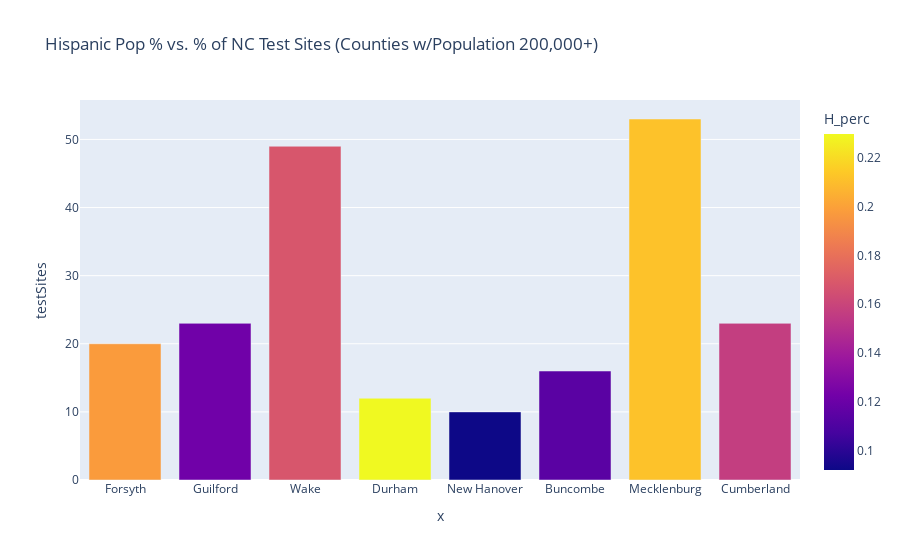

Here is the notebook cell this chart was saved with:
### Code cell
comb_test_hisp["H_perc"] = comb_test_hisp["H_perc"].astype(float)
fig = px.bar(comb_test_hisp[comb_test_hisp.totPop_class=='200000+'], \
             x=comb_test_hisp[comb_test_hisp.totPop_class=='200000+'].index, \
             y='testSites',\
             hover_data=['H_perc', 'testSites'],
            color='H_perc',
            title='Hispanic Pop % vs. % of NC Test Sites (Counties w/Population 200,000+)')
fig.show()

### Figure 1 — Plotly figure (JSON) as saved in the notebook; plotly's stock layout.template omitted (floating-point values rounded to 4 significant figures)
{"data": [{"alignmentgroup": "True", "customdata": [[0.1978, 20], [0.122, 23], [0.1681, 49], [0.2298, 12], [0.09199, 10], [0.1141, 16], [0.2115, 53], [0.1568, 23]], "hovertemplate": "x=%{x}<br>testSites=%{customdata[1]}<br>H_perc=%{marker.color}<extra></extra>", "legendgroup": "", "marker": {"color": [0.1978, 0.122, 0.1681, 0.2298, 0.09199, 0.1141, 0.2115, 0.1568], "coloraxis": "coloraxis"}, "name": "", "offsetgroup": "", "orientation": "v", "showlegend": false, "textposition": "auto", "type": "bar", "x": ["Forsyth", "Guilford", "Wake", "Durham", "New Hanover", "Buncombe", "Mecklenburg", "Cumberland"], "xaxis": "x", "y": [20, 23, 49, 12, 10, 16, 53, 23], "yaxis": "y"}], "layout": {"barmode": "relative", "coloraxis": {"colorbar": {"title": {"text": "H_perc"}}, "colorscale": [[0, "#0d0887"], [0.1111, "#46039f"], [0.2222, "#7201a8"], [0.3333, "#9c179e"], [0.4444, "#bd3786"], [0.5556, "#d8576b"], [0.6667, "#ed7953"], [0.7778, "#fb9f3a"], [0.8889, "#fdca26"], [1, "#f0f921"]]}, "legend": {"tracegroupgap": 0}, "title": {"text": "Hispanic Pop % vs. % of NC Test Sites (Counties w/Population 200,000+)"}, "xaxis": {"anchor": "y", "domain": [0, 1], "title": {"text": "x"}}, "yaxis": {"anchor": "x", "domain": [0, 1], "title": {"text": "testSites"}}}}
